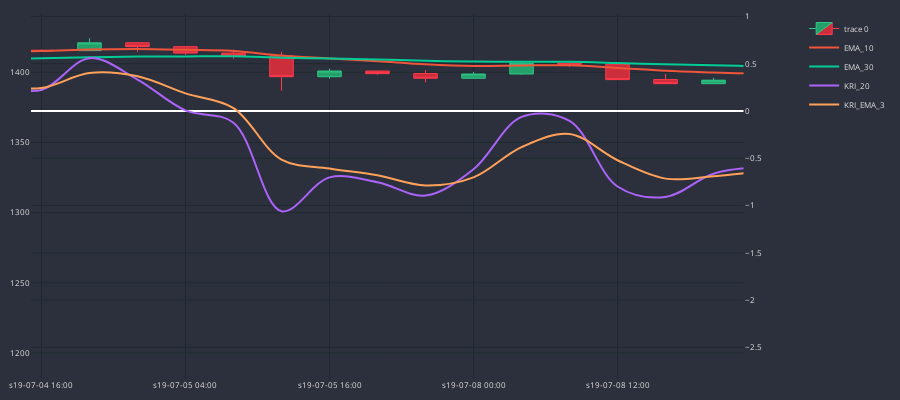

The cell this chart's notebook holds for it:
### Code cell
cp = CandlePlot(df_4h.iloc[2000:2500])
cp.show_plot(line_traces=['EMA_10', 'EMA_30'],sec_traces=['KRI_20', 'KRI_EMA_3'])

### Figure 1 — Plotly figure (JSON) as saved in the notebook; plotly's stock layout.template omitted (floating-point values rounded to 4 significant figures; data arrays with more than 128 entries replaced by an {"elided": "..."} marker saying what was removed)
{"data": [{"close": {"elided": "500 float values"}, "decreasing": {"fillcolor": "#CC2E3C", "line": {"color": "#FF3A4C"}}, "high": {"elided": "500 float values"}, "increasing": {"fillcolor": "#24A06B", "line": {"color": "#2EC886"}}, "line": {"width": 1}, "low": {"elided": "500 float values"}, "opacity": 1, "open": {"elided": "500 float values"}, "type": "candlestick", "x": {"elided": "500 str values"}}, {"line": {"shape": "spline", "width": 2}, "name": "EMA_10", "type": "scatter", "x": {"elided": "500 str values"}, "xaxis": "x", "y": {"elided": "500 float values"}, "yaxis": "y"}, {"line": {"shape": "spline", "width": 2}, "name": "EMA_30", "type": "scatter", "x": {"elided": "500 str values"}, "xaxis": "x", "y": {"elided": "500 float values"}, "yaxis": "y"}, {"line": {"shape": "spline", "width": 2}, "name": "KRI_20", "type": "scatter", "x": {"elided": "500 str values"}, "xaxis": "x", "y": {"elided": "500 float values"}, "yaxis": "y2"}, {"line": {"shape": "spline", "width": 2}, "name": "KRI_EMA_3", "type": "scatter", "x": {"elided": "500 str values"}, "xaxis": "x", "y": {"elided": "500 float values"}, "yaxis": "y2"}], "layout": {"dragmode": "pan", "font": {"color": "#e1e1e1", "size": 8}, "height": 400, "margin": {"b": 10, "l": 10, "r": 10, "t": 10}, "paper_bgcolor": "#2c303c", "plot_bgcolor": "#2c303c", "width": 900, "xaxis": {"anchor": "y", "autorange": false, "domain": [0, 0.94], "gridcolor": "#1f292f", "nticks": 5, "range": [191.8, 206.6], "rangeslider": {"visible": false, "yaxis": {}, "yaxis2": {}}, "type": "category"}, "yaxis": {"anchor": "x", "autorange": false, "domain": [0, 1], "gridcolor": "#1f292f", "range": [1181.0, 1442.0], "type": "linear"}, "yaxis2": {"anchor": "x", "autorange": false, "gridcolor": "#1f292f", "overlaying": "y", "range": [-2.835, 1.026], "side": "right", "type": "linear"}}}
